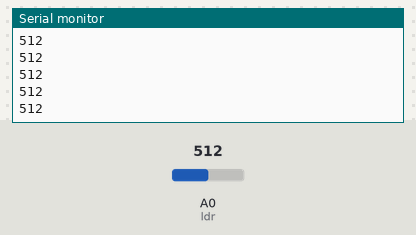
The sketch below on a simulated Arduino Uno, built with avr-gcc and run on an emulated ATmega328P. Parts: the last lines printed to the serial monitor. The inputs (shaded band) are chosen by the test bench; at power-on: A0 (ldr) = 512.

Above: at 1.2 s.
1.3 s: A0 (ldr) set to 490
At 2.0 s:
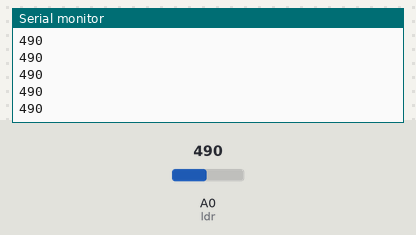
2.8 s: A0 (ldr) set to 510
At 3.8 s:
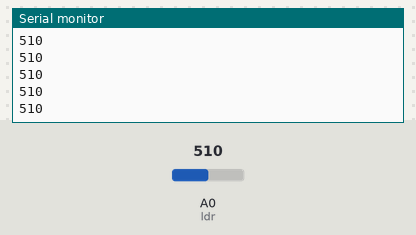
Timing chart, 0 to 5.8 s (numbered marks = the images above; inputs shaded):
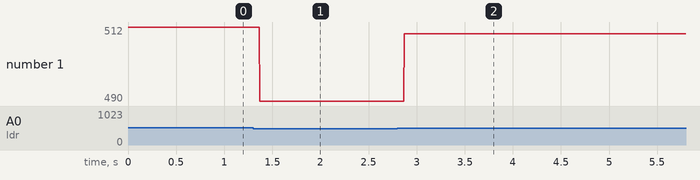

The sketch:

sketch_may13a.ino
```cpp
int ldr = A0;
int isik;

void setup() {
  pinMode(ldr, INPUT);
  Serial.begin(9600);
}

void loop() {
  isik = analogRead(ldr);
  Serial.println(isik);
  if (isik<500){

  }

}
```

Measured:
- after the input at 1.3 s, the serial monitor: prints a new line after 0.07 s (image 1)
- after the input at 2.8 s, the serial monitor: prints a new line after 0.07 s (image 2)
- plotted number 1: 512 → 490 after the input at 1.3 s, 490 → 510 after the input at 2.8 s
